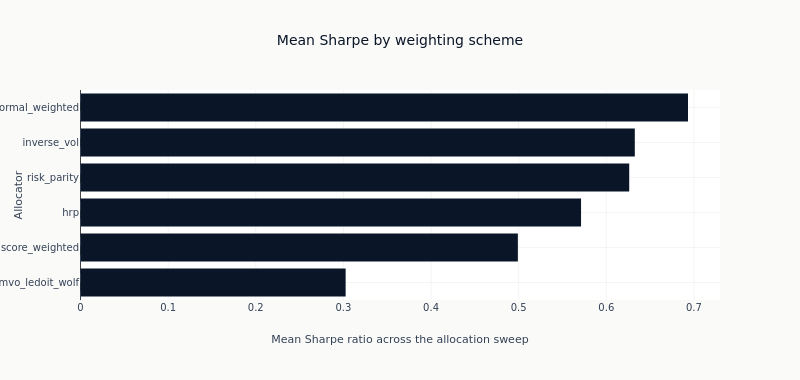

Source (notebook cell):
### Code cell
ordered = alloc_comparison.sort("avg_sharpe")
fig = go.Figure(
    go.Bar(
        x=ordered["avg_sharpe"].to_list(),
        y=ordered["allocator"].to_list(),
        orientation="h",
        marker_color=COLORS["blue"],
        showlegend=False,
    )
)
fig.add_vline(x=0, line_width=1, line_dash="dash", line_color=COLORS["neutral"])
fig.update_xaxes(title_text="Mean Sharpe ratio across the allocation sweep")
fig.update_yaxes(title_text="Allocator")
fig.update_layout(
    title="Mean Sharpe by weighting scheme",
    height=380,
    width=800,
    margin=dict(t=90),
)
_span = ordered["avg_sharpe"]
show_plotly_with_alt(
    fig,
    "Horizontal bar chart of the mean Sharpe ratio of every allocation-stage backtest, one bar per "
    f"weighting scheme, with a dashed line at zero. Counted from the frame: {ordered.height} "
    f"allocators, mean Sharpe from {_span.min():+.3f} to {_span.max():+.3f}.",
)

### Figure 1 — Plotly figure (JSON) as saved in the notebook; plotly's stock layout.template omitted (floating-point values rounded to 4 significant figures)
{"data": [{"marker": {"color": "#0a1628"}, "orientation": "h", "showlegend": false, "type": "bar", "x": [0.3026, 0.4991, 0.5712, 0.6261, 0.6325, 0.6932], "y": ["mvo_ledoit_wolf", "score_weighted", "hrp", "risk_parity", "inverse_vol", "conformal_weighted"]}], "layout": {"height": 380, "margin": {"t": 90}, "shapes": [{"line": {"color": "#334155", "dash": "dash", "width": 1}, "type": "line", "x0": 0, "x1": 0, "xref": "x", "y0": 0, "y1": 1, "yref": "y domain"}], "title": {"text": "Mean Sharpe by weighting scheme"}, "width": 800, "xaxis": {"title": {"text": "Mean Sharpe ratio across the allocation sweep"}}, "yaxis": {"title": {"text": "Allocator"}}}}
